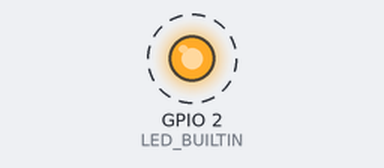
Bench run of a sketch on a simulated ESP8266 (NodeMCU). Shown: output pins drawn as LEDs (lit = HIGH, except the on-board LED, lit = LOW). Dashed ring = blinking. WiFi joins after 1.5 s; servers stay silent unless stated; what the sketch prints to the serial monitor is not drawn.

Above: at 1.7 s.
Timing chart, 0 to 6.1 s (numbered marks = the images above):
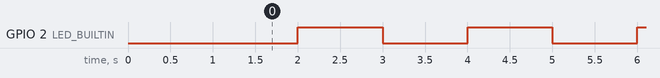

The sketch:

nodemccu.ino
```cpp
// ########################## DEFINES ##########################
#define SERIAL_BAUD         115200      // Baud rate for Serial Monitor
#define START_FRAME         0xABCD      // Start frame for reliable serial communication
#define TIME_SEND           100         // [ms] Sending time interval
#define SPEED_MAX_TEST      300         // Maximum speed for testing
#define SPEED_STEP          20          // Speed step
// #define DEBUG_RX                      // Debug received data

#include <SoftwareSerial.h>
#include <ESP8266WiFi.h>
#include <ESP8266WebServer.h>

// ########################## GLOBALS ##########################
unsigned long iTimeSend = 0;
uint8_t idx = 0;
uint16_t bufStartFrame;
byte *p;
byte incomingByte;
byte incomingBytePrev;

unsigned long deltaValid = 0;               // Time between valid packets
unsigned long lastValidReceiveTime = 0;     // Last time a valid packet was received

typedef struct {
   uint16_t start;
   int16_t  steer;
   int16_t  speed;
   uint16_t checksum;
} SerialCommand;
SerialCommand Command;

typedef struct {
   uint16_t start;
   int16_t  cmd1;
   int16_t  cmd2;
   int16_t  speedR_meas;
   int16_t  speedL_meas;
   int16_t  batVoltage;
   int16_t  boardTemp;
   uint16_t cmdLed;
   uint16_t checksum;
} SerialFeedback;
SerialFeedback Feedback;
SerialFeedback NewFeedback;

const char* ssid = "hey";
const char* password = "159357123";
ESP8266WebServer server(80);

String dataToSend = "ESP initial data";
String receivedFromPython = "";
int counter = 0;
unsigned long lastPrintTime = 0;

int speed = 0;
int steering = 0;

// ########################## SEND ##########################
void Send(int16_t uSteer, int16_t uSpeed)
{
  Command.start    = (uint16_t)START_FRAME;
  Command.steer    = (int16_t)uSteer;
  Command.speed    = (int16_t)uSpeed;
  Command.checksum = (uint16_t)(Command.start ^ Command.steer ^ Command.speed);
  Serial.write((uint8_t *) &Command, sizeof(Command));
}

// ########################## RECEIVE ##########################
void Receive()
{
    static unsigned long lastCallTime = 0;
    unsigned long currentReceiveTime = millis();
    unsigned long deltaCall = currentReceiveTime - lastCallTime;
    lastCallTime = currentReceiveTime;

    if (Serial.available()) {
        incomingByte = Serial.read();
        bufStartFrame = ((uint16_t)(incomingByte) << 8) | incomingBytePrev;
    } else {
        return;
    }

    #ifdef DEBUG_RX
        Serial.print(incomingByte);
        return;
    #endif

    if (bufStartFrame == START_FRAME) {
        p = (byte *)&NewFeedback;
        *p++ = incomingBytePrev;
        *p++ = incomingByte;
        idx = 2;
    } else if (idx >= 2 && idx < sizeof(SerialFeedback)) {
        *p++ = incomingByte;
        idx++;
    }

    if (idx == sizeof(SerialFeedback)) {
        uint16_t checksum = (uint16_t)(NewFeedback.start ^ NewFeedback.cmd1 ^ NewFeedback.cmd2 ^
                              NewFeedback.speedR_meas ^ NewFeedback.speedL_meas ^
                              NewFeedback.batVoltage ^ NewFeedback.boardTemp ^
                              NewFeedback.cmdLed);

        if (NewFeedback.start == START_FRAME && checksum == NewFeedback.checksum) {
            memcpy(&Feedback, &NewFeedback, sizeof(SerialFeedback));
            deltaValid = currentReceiveTime - lastValidReceiveTime;
            lastValidReceiveTime = currentReceiveTime;
        } else {
            Serial.println("Non-valid data skipped");
        }
        idx = 0;
    }

    incomingBytePrev = incomingByte;
}

// ########################## COMMUNICATION ##########################
void handleReceive() {
  server.send(200, "text/plain", dataToSend);
}

void handleSend() {
  if (server.hasArg("value")) {
    receivedFromPython = server.arg("value");
    server.send(200, "text/plain", "OK");
  } else {
    server.send(400, "text/plain", "Bad Request");
  }
}

// ########################## SETUP ##########################
void setup()
{
  Serial.begin(SERIAL_BAUD);
  Serial.println("Hoverboard Serial v1.0");

  WiFi.begin(ssid, password);
  Serial.print("Connecting to WiFi");
  while (WiFi.status() != WL_CONNECTED) {
    delay(500);
    Serial.print(".");
  }

  Serial.println("\nConnected!");
  Serial.print("ESP IP Address: ");
  Serial.println(WiFi.localIP());

  server.on("/receive", handleReceive);
  server.on("/send", handleSend);
  server.begin();

  pinMode(LED_BUILTIN, OUTPUT);
}

// ########################## LOOP ##########################
void loop()
{
  unsigned long timeNow = millis();

  // Receive feedback from serial
  Receive();

  // Web server and LED blink
  server.handleClient();
  digitalWrite(LED_BUILTIN, (timeNow % 2000) < 1000);

  // Update string to be sent to Python
  dataToSend = "st: " + String(Feedback.cmd1) +
               " sp: " + String(Feedback.cmd2) +
               " sp_r: " + String(Feedback.speedR_meas) +
               " sp_l: " + String(Feedback.speedL_meas) +
               " bat_V: " + String(Feedback.batVoltage) +
               " temp: " + String(Feedback.boardTemp) +
               " d_t: " + String(deltaValid);

  // Parse command from Python every 100 ms
  if (millis() - lastPrintTime >= 100) {
    int separatorIndex = receivedFromPython.indexOf(',');
  if (separatorIndex != -1) {
    String steeringStr = receivedFromPython.substring(0, separatorIndex);
    String speedStr = receivedFromPython.substring(separatorIndex + 1);
    steering = steeringStr.toInt();
    speed = speedStr.toInt();
    //Serial.print("st : "); Serial.print(steering);
    //Serial.print(" sp : "); Serial.println(speed);
}


    lastPrintTime = millis();
  }

  // Send to motor at regular intervals
  if (iTimeSend > timeNow) return;
  iTimeSend = timeNow + TIME_SEND;
  Send(steering, speed);

  delay(10);
}
```

joy_outer.ino
```cpp

```

Measured:
- by itself, GPIO 2 (LED_BUILTIN): alternates HIGH for 1.0 s and LOW for 1.0 s
